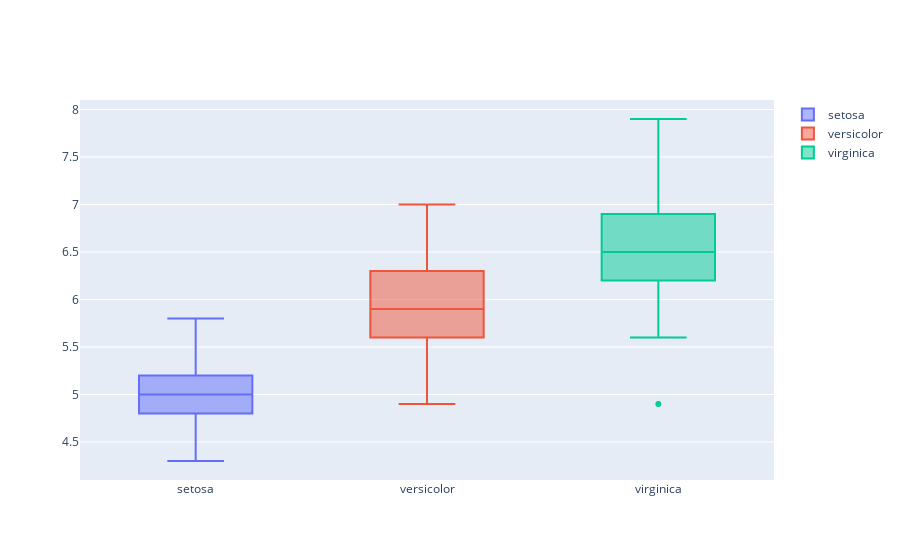

Notebook source saved alongside this figure:
### Code cell
#Values distribution based on petal length
trace0 = go.Box(y=df['SepalLengthCm'][df['Species'] == 'Iris-setosa'], name = 'setosa')

trace1 = go.Box(y=df['SepalLengthCm'][df['Species'] == 'Iris-versicolor'], name = 'versicolor')

trace2 = go.Box(y=df['SepalLengthCm'][df['Species'] == 'Iris-virginica'], name = 'virginica')

data = [trace0, trace1, trace2]
py.iplot(data)

### Figure 1 — Plotly figure (JSON) as saved in the notebook; plotly's stock layout.template omitted (floating-point values rounded to 4 significant figures)
{"data": [{"name": "setosa", "type": "box", "y": [5.1, 4.9, 4.7, 4.6, 5, 5.4, 4.6, 5, 4.4, 4.9, 5.4, 4.8, 4.8, 4.3, 5.8, 5.7, 5.4, 5.1, 5.7, 5.1, 5.4, 5.1, 4.6, 5.1, 4.8, 5, 5, 5.2, 5.2, 4.7, 4.8, 5.4, 5.2, 5.5, 4.9, 5, 5.5, 4.9, 4.4, 5.1, 5, 4.5, 4.4, 5, 5.1, 4.8, 5.1, 4.6, 5.3, 5]}, {"name": "versicolor", "type": "box", "y": [7, 6.4, 6.9, 5.5, 6.5, 5.7, 6.3, 4.9, 6.6, 5.2, 5, 5.9, 6, 6.1, 5.6, 6.7, 5.6, 5.8, 6.2, 5.6, 5.9, 6.1, 6.3, 6.1, 6.4, 6.6, 6.8, 6.7, 6, 5.7, 5.5, 5.5, 5.8, 6, 5.4, 6, 6.7, 6.3, 5.6, 5.5, 5.5, 6.1, 5.8, 5, 5.6, 5.7, 5.7, 6.2, 5.1, 5.7]}, {"name": "virginica", "type": "box", "y": [6.3, 5.8, 7.1, 6.3, 6.5, 7.6, 4.9, 7.3, 6.7, 7.2, 6.5, 6.4, 6.8, 5.7, 5.8, 6.4, 6.5, 7.7, 7.7, 6, 6.9, 5.6, 7.7, 6.3, 6.7, 7.2, 6.2, 6.1, 6.4, 7.2, 7.4, 7.9, 6.4, 6.3, 6.1, 7.7, 6.3, 6.4, 6, 6.9, 6.7, 6.9, 5.8, 6.8, 6.7, 6.7, 6.3, 6.5, 6.2, 5.9]}], "layout": {}}
